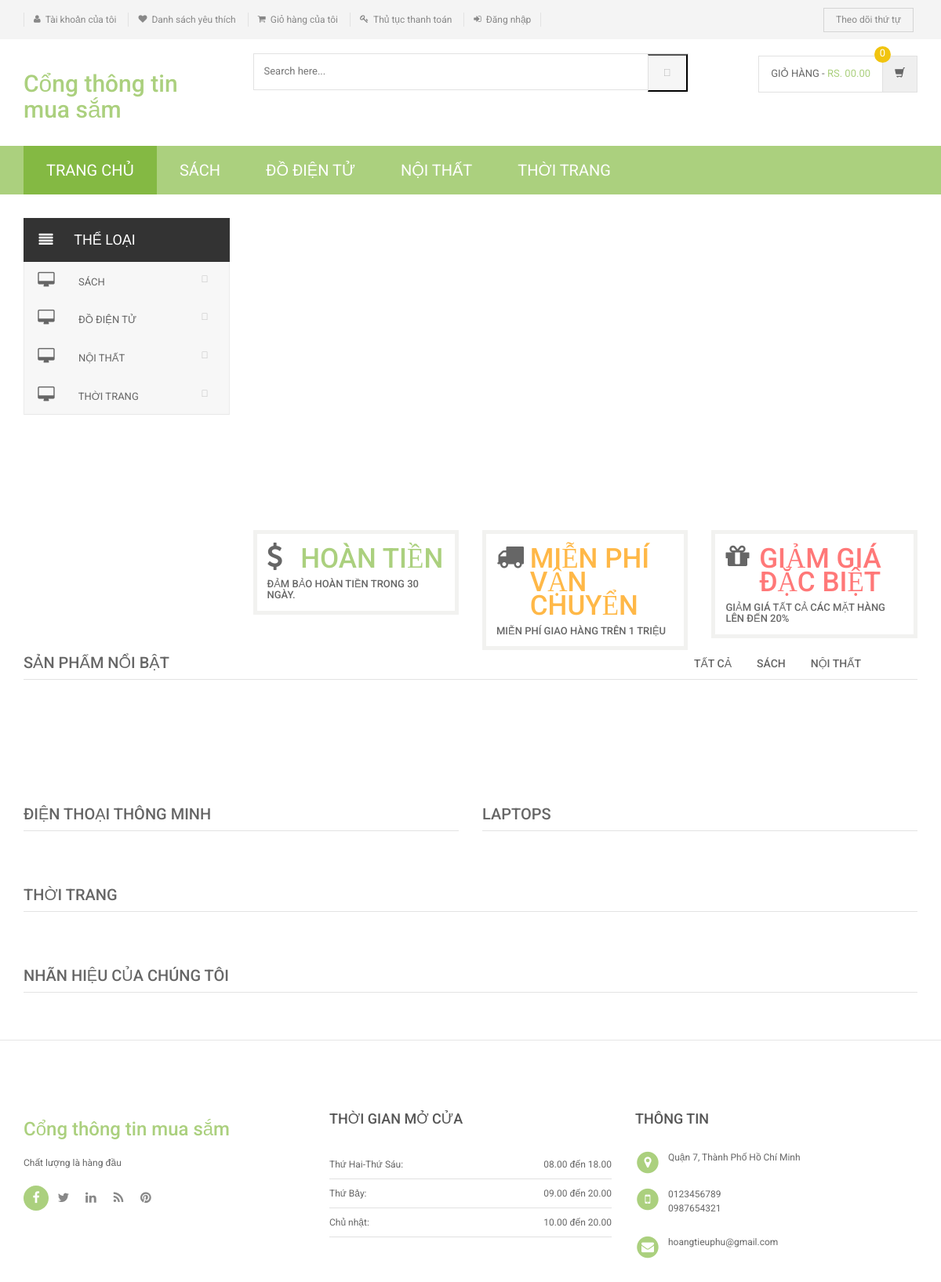
The page /shopping/index.php on the database its author committed.
### tables this page shows
CREATE TABLE `category` (
  `id` int(11) NOT NULL,
  `categoryName` varchar(255) DEFAULT NULL,
  `categoryDescription` longtext,
  `creationDate` timestamp NOT NULL DEFAULT CURRENT_TIMESTAMP,
  `updationDate` varchar(255) DEFAULT NULL
);

### shopping/index.php (the view, shortened to what this page needs)
<?php
include('includes/config.php');
?>
<!DOCTYPE html>
<html lang="en">
	<head>
	    <link rel="stylesheet" href="assets/css/bootstrap.min.css">
	    <link rel="stylesheet" href="assets/css/main.css">
	    <link rel="stylesheet" href="assets/css/green.css">
	    <link rel="stylesheet" href="assets/css/owl.carousel.css">
		<link rel="stylesheet" href="assets/css/owl.transitions.css">
		<link href="assets/css/lightbox.css" rel="stylesheet">
		<link rel="stylesheet" href="assets/css/animate.min.css">
		<link rel="stylesheet" href="assets/css/rateit.css">
		<link rel="stylesheet" href="assets/css/bootstrap-select.min.css">
		<link rel="stylesheet" href="assets/css/config.css">
		<link href="assets/css/green.css" rel="alternate stylesheet" title="Green color">
		<link href="assets/css/blue.css" rel="alternate stylesheet" title="Blue color">
		<link href="assets/css/red.css" rel="alternate stylesheet" title="Red color">
		<link href="assets/css/orange.css" rel="alternate stylesheet" title="Orange color">
		<link href="assets/css/dark-green.css" rel="alternate stylesheet" title="Darkgreen color">
		<link rel="stylesheet" href="assets/css/font-awesome.min.css">
	</head>
    <body class="cnt-home">
<header class="header-style-1">
<?php include('includes/top-header.php');?>
<?php include('includes/main-header.php');?>
<?php include('includes/menu-bar.php');?>
</header>
<div class="body-content outer-top-xs" id="top-banner-and-menu">
	<div class="container">
		<div class="furniture-container homepage-container">
		<div class="row">
			<div class="col-xs-12 col-sm-12 col-md-3 sidebar">
	<?php include('includes/side-menu.php');?>
			</div>
			<div class="col-xs-12 col-sm-12 col-md-9 homebanner-holder">
<div id="hero" class="homepage-slider3">
</div>
<div class="info-boxes wow fadeInUp">
	<div class="info-boxes-inner">
		<div class="row">
			<div class="col-md-6 col-sm-4 col-lg-4">
				<div class="info-box">
					<div class="row">
						<div class="col-xs-2">
						     <i class="icon fa fa-dollar"></i>
						</div>
						<div class="col-xs-10">
							<h4 class="info-box-heading green">Hoàn tiền</h4>
						</div>
					</div>
					<h6 class="text">ĐẢM BẢO HOÀN TIỀN TRONG 30 NGÀY.</h6>
				</div>
			</div>
			<div class="hidden-md col-sm-4 col-lg-4">
				<div class="info-box">
					<div class="row">
						<div class="col-xs-2">
							<i class="icon fa fa-truck"></i>
						</div>
						<div class="col-xs-10">
							<h4 class="info-box-heading orange">Miễn phí vận chuyển</h4>
						</div>
					</div>
					<h6 class="text">MIỄN PHÍ GIAO HÀNG TRÊN 1 TRIỆU</h6>
				</div>
			</div>
			<div class="col-md-6 col-sm-4 col-lg-4">
				<div class="info-box">
					<div class="row">
						<div class="col-xs-2">
							<i class="icon fa fa-gift"></i>
						</div>
						<div class="col-xs-10">
							<h4 class="info-box-heading red">GIẢM GIÁ ĐẶC BIỆT</h4>
						</div>
					</div>
					<h6 class="text">GIẢM GIÁ TẤT CẢ CÁC MẶT HÀNG LÊN ĐẾN 20% </h6>
				</div>
			</div>
		</div>
	</div>
</div>
			</div>
		</div>
		<div id="product-tabs-slider" class="scroll-tabs inner-bottom-vs  wow fadeInUp">
			<div class="more-info-tab clearfix">
			   <h3 class="new-product-title pull-left">SẢN PHẨM NỔI BẬT</h3>
				<ul class="nav nav-tabs nav-tab-line pull-right" id="new-products-1">
					<li class="active"><a href="#all" data-toggle="tab">Tất cả</a></li>
					<li><a href="#books" data-toggle="tab">Sách</a></li>
					<li><a href="#furniture" data-toggle="tab">Nội Thất</a></li>
				</ul>
			</div>
		</div>
			<div class="sections prod-slider-small outer-top-small">
				<div class="row">
					<div class="col-md-6">
	                   <section class="section">
	                   	<h3 class="section-title">Điện thoại thông minh</h3>
	                   </section>
					</div>
					<div class="col-md-6">
						<section class="section">
							<h3 class="section-title">Laptops</h3>
	                   </section>
					</div>
				</div>
			</div>
	<section class="section featured-product inner-xs wow fadeInUp">
		<h3 class="section-title">Thời trang</h3>
		</section>
<?php include('includes/brands-slider.php');?>
</div>
</div>
<?php include('includes/footer.php');?>
</body>
</html>

### shopping/includes/menu-bar.php (shortened to what this page needs)
<div class="header-nav animate-dropdown">
    <div class="container">
        <div class="yamm navbar navbar-default" role="navigation">
            <div class="nav-bg-class">
                <div class="navbar-collapse collapse" id="mc-horizontal-menu-collapse">
	<div class="nav-outer">
		<ul class="nav navbar-nav">
			<li class="active dropdown yamm-fw">
				<a href="index.php" data-hover="dropdown" class="dropdown-toggle">Trang chủ</a>
			</li>
              <?php $sql=mysqli_query($con,"select id,categoryName  from category limit 6");
while($row=mysqli_fetch_array($sql))
{
    ?>
			<li class="dropdown yamm">
				<a href="category.php?cid=<?php echo $row['id'];?>"> <?php echo $row['categoryName'];?></a>
			</li>
			<?php } ?>
		</ul>
		<div class="clearfix"></div>
	</div>
</div>
            </div>
        </div>
    </div>
</div>

### shopping/includes/side-menu.php
<div class="side-menu animate-dropdown outer-bottom-xs">
    <div class="head"><i class="icon fa fa-align-justify fa-fw"></i> Thể loại</div>
    <nav class="yamm megamenu-horizontal" role="navigation">
        <ul class="nav">
            <li class="dropdown menu-item">
              <?php $sql=mysqli_query($con,"select id,categoryName  from category");
while($row=mysqli_fetch_array($sql))
{
    ?>
                <a href="category.php?cid=<?php echo $row['id'];?>" class="dropdown-toggle"><i class="icon fa fa-desktop fa-fw"></i>
                <?php echo $row['categoryName'];?></a>
                <?php }?>
</li>
</ul>
    </nav>
</div>

### shopping/assets/css/green.css (style rules this page uses)
a { color: #abd07e; }
.header-style-1 .header-nav { background: #abd07e; }
.cnt-home .header-style-1 .header-nav .navbar .navbar-nav > li.active { background: #84b943; }
.info-box .info-box-heading.green { color: #abd07e; }

### shopping/assets/css/lightbox.css (style rules this page uses)
body:after { content: url(../images/close.png) url(../images/loading.gif) url(../images/prev.png) url(../images/next.png); display: none; }

### shopping/assets/css/blue.css (style rules this page uses)
a { color: #3498db; }
.header-style-1 .header-nav { background: #3498db; }
.cnt-home .header-style-1 .header-nav .navbar .navbar-nav > li.active { background: #1d6ca1; }
.info-box .info-box-heading.green { color: #3498db; }

### shopping/assets/css/red.css (style rules this page uses)
a { color: #ff6c6c; }
.header-style-1 .header-nav { background: #ff6c6c; }
.cnt-home .header-style-1 .header-nav .navbar .navbar-nav > li.active { background: #ff1a1a; }
.info-box .info-box-heading.green { color: #ff6c6c; }

### shopping/assets/css/orange.css (style rules this page uses)
a { color: #f39c12; }
.header-style-1 .header-nav { background: #f39c12; }
.cnt-home .header-style-1 .header-nav .navbar .navbar-nav > li.active { background: #ab6c09; }
.info-box .info-box-heading.green { color: #f39c12; }

### shopping/assets/css/dark-green.css (style rules this page uses)
a { color: #12cca7; }
.header-style-1 .header-nav { background: #12cca7; }
.cnt-home .header-style-1 .header-nav .navbar .navbar-nav > li.active { background: #0b816a; }
.info-box .info-box-heading.green { color: #12cca7; }

### rows shown on the page
category: categoryName "SÁCH"
category: categoryName "ĐỒ ĐIỆN TỬ"
category: categoryName "NỘI THẤT"
category: categoryName "THỜI TRANG"
